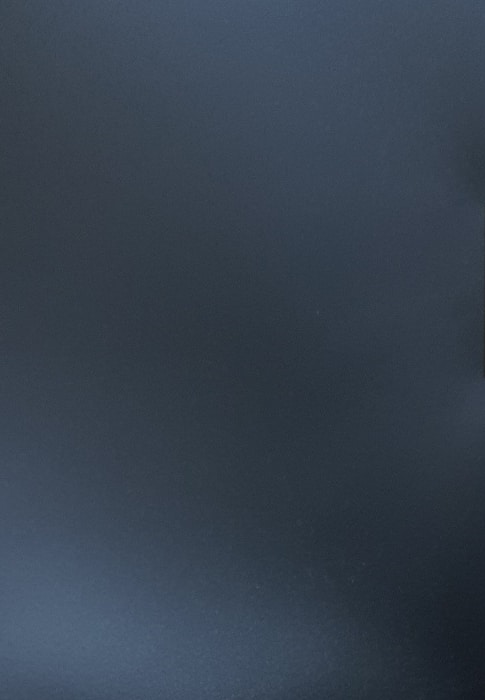
#> input picture without man.png, 485 x 700 px
$ jupyter execute 'Image Difference (Removing Background).ipynb'
#> lines starting #> are read from the running program, lines starting #| are printed output that depends on the picture
[cell 1]
"""
Khawla Alarfaj | 215027377
Image Difference

"""
import cv2
import numpy as np
from matplotlib import pyplot as plt
orgImage = cv2.imread("without man.png")
#> orgImage is the input picture: shape (700, 485, 3); mean B, G, R 79, 65.5, 54.3
orgObjImage = cv2.imread("with man.png")
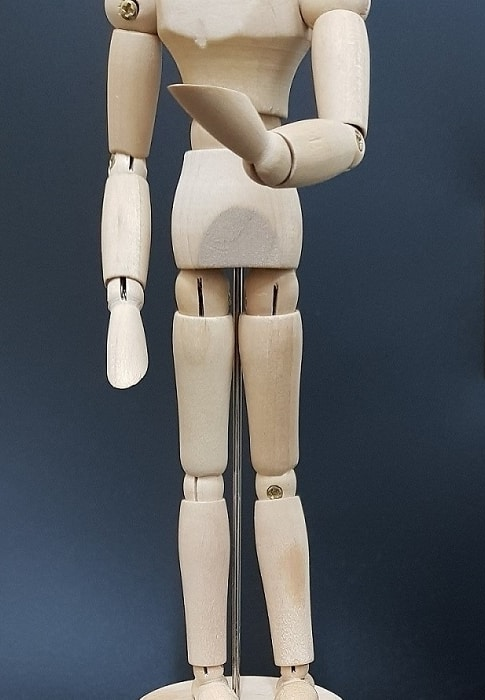
#> input picture with man.png, 485 x 700 px
#> orgObjImage is the input picture: shape (700, 485, 3); mean B, G, R 98.2, 94.4, 91.3
result = cv2.absdiff(orgObjImage, orgImage)
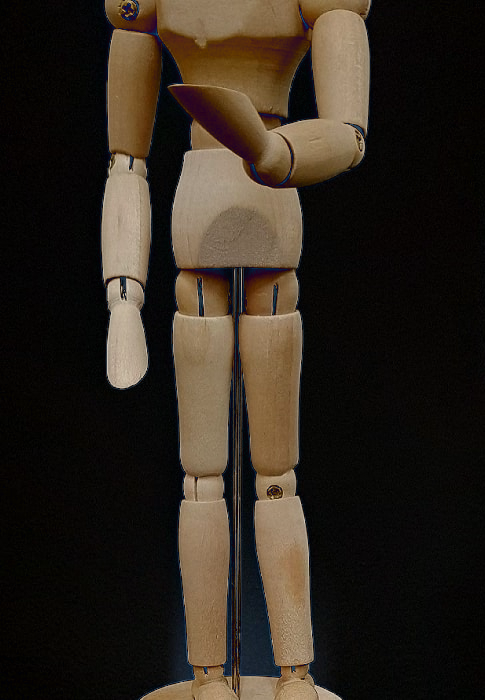
#> result: shape (700, 485, 3); mean B, G, R 29.5, 38.5, 46.7
image = cv2.cvtColor(result, cv2.COLOR_BGR2BGRA) # to have 4 channels (Blue, Green, Red, and Alpha)
for i in range(0, 25, 1): # Note: 3 level nested loop would take time (about 2 minutes)
    for j in range(0, 25, 1):
        for k in range(0, 25, 1):
            bg_color = np.array([i,j,k, 255])
            mask = np.all(image == bg_color, axis=2)
            image[mask] = [0, 0, 0, 0]
cv2.imwrite("Transparent Background.png", image)
image = cv2.cvtColor(image, cv2.COLOR_BGRA2RGBA) # since plt.show() shows the image as RGBA
plt.imshow(image)
cv2.destroyAllWindows()
